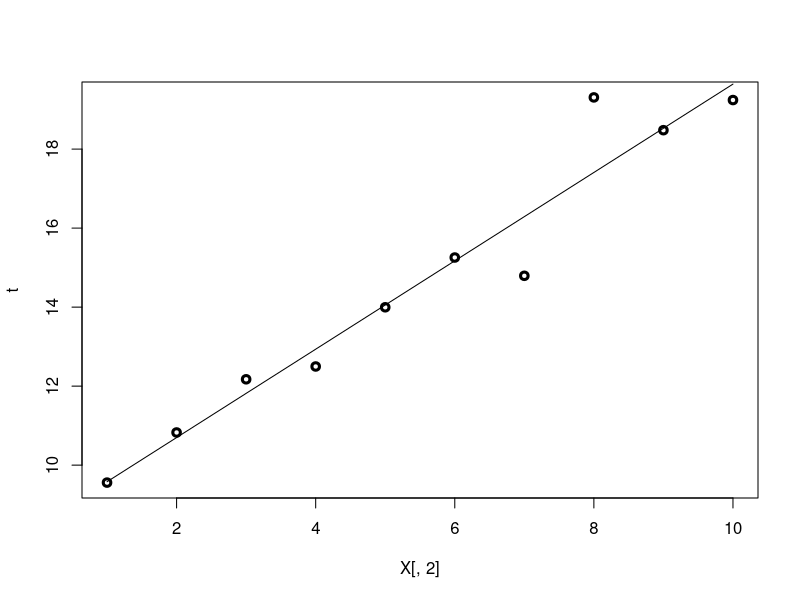

This figure's R source: (Note: this script raises an error after producing the figure.)
######################################
## APA Laboratori 4                 ##
## Sistemes lineals (regularitzats) ##
## version of October, 2017         ## 
######################################

#############################################
# Escalfament ...
#############################################

# veiem que les matrius A·A^T i A^T·A són diferents

# definim 'i'
i <- sqrt(as.complex(-1))
(A <- matrix(c(0,i,0,1),nrow=2,byrow = TRUE))

(A %*% t(A))  # A·A^T és la matriu (-1 i; i 1)

(t(A) %*% A)  # A^T·A és la matriu tot zeros

#############################################
# EXEMPLE 1
# Resolució d'un problema artificial senzill
#############################################


# Definició del sistema lineal a resoldre
## t = f(x) + epsilon
## on f(x) = (1 + 1/9)(x-1) + 10, amb epsilon ~ N(0,1)

N <- 10

(X <- matrix(c(rep(1,N), seq(N)),nrow=N))

t <- seq(10,20,length.out=N) + rnorm(N)

plot(X[,2],t,lwd=3)


#############################################
# Solució de problemes de mínims quadrats de l'estil 
#       min_w || t - Xw ||^2

# 1. Resolució mitjançant la pseudo-inversa

(C <- t(X) %*% X)  # X^T X

(X.pseudo <- solve(C) %*% t(X))  # (X^T X)^{-1} X^T

(X.pseudo %*% X) # és pseudo-inversa esquerra d'X

(w <- X.pseudo %*% t) # solució del problema

lines (X[,2], w[2,1]*X[,2]+w[1,1], type="l")

# 2. Resolució mitjançant la SVD

(s <- svd(X))

# Les dues columnes d'X són linealment independents, i per tant els dos valors singulars són diferents de 0; en altres paraules, rang(X) = 2 = min(10,2), per tant X és "full rank"

# ara comprovem que X = U D V^T

D <- diag(s$d)
s$u %*% D %*% t(s$v)

# Ara ho apliquem a la solució del problema de mínims quadrats
#       min_w || t - Xw ||^2

D <- diag(1/s$d)
(w <- s$v %*% D %*% t(s$u) %*% t)

# noteu que obtenim la mateixa solució

## La rutina glm() implementa regressió lineal per mínims quadrats si li demanem
## mitjançant el paràmetre family = gaussian

(mostra <- data.frame(x=X,t=t))

# Noteu que glm sempre afegeix un terme "intercept" ó "offset" (un regressor constant 1) per defecte, així que tenim dues opcions:

# 1. desactivar-lo (el "-1" a la fòrmula següent) i usar la nostra pròpia columna de 1's
model1 <- glm (t ~ x.2 + x.1 - 1, data=mostra, family = gaussian)

# 2. usar la que glm ja posa (recomanat) i desactivar la nostra pròpia columna de 1's
model2 <- glm (t ~ x.2, data=mostra, family = gaussian)

# Els coefficients (el vector w)

model1$coefficients
model2$coefficients

#############################################
# Per què la SVD?
#############################################

# a. En formar la matriu X^T X es pot perdre informació

eps <- 1e-3
(X.eps <- matrix(c(1,eps,0,1,0,eps),nrow=3))

((C.eps <- t(X.eps) %*% X.eps))  

solve(C.eps) # comencem a tenir problemes ...

eps <- 1e-10
(X.eps <- matrix(c(1,eps,0,1,0,eps),nrow=3))

(C.eps <- t(X.eps) %*% X.eps)

solve(C.eps) # dóna error (la matriu 2x2 "tot uns" és singular)

# (el determinant és 1·1 - 1·1 = 0)

# però no ho hauria de ser ... aquesta no és la nostra matriu ...
# el problema és que l'operacio X^T X fa perdre molta precissió numèrica (hem perdut epsilon)


# b. El número de condició d'una matriu

# El número de condició d'una matriu és el producte entre la norma de la matriu
# i la norma de la seva inversa
# Dóna una indicació de l'exactitud dels resultats de la inversió d'una matriu
# Valors prop d'1 indiquen una matriu ben condicionada

# El número de condició de la matriu X^T X és el quadrat del de la matriu X

# Incidentalment, el número de condició corresponent a usar la norma-2 equival al quocient entre el valor singular més gran i el més petit (no nul) de la matriu

# La rutina kappa() calcula el número de condició

kappa(X, exact=TRUE)

kappa(t(X) %*% X, exact=TRUE)

# veiem-ho amb un exemple:

(X <- matrix(c(rep(1,N), 100+seq(N)),nrow=N))

kappa(X, exact=TRUE)

kappa(t(X) %*% X, exact=TRUE)

# Una solució molt senzilla és centrar la segona columna:

(X <- matrix(c(rep(1,N), 100+seq(N)),nrow=N))

X[,2] <- X[,2] - mean(X[,2])

X

kappa(X, exact=TRUE)

kappa(t(X) %*% X, exact=TRUE)

# Hi ha una relació senzilla entre els dos sistems lineals; en altres paraules, podem "post-processar" els coeficients de sortida perquè corresponguin a la matriu inicial

# Nota: hi ha una rutina que calcula directament la pseudo-inversa (ho fa via la SVD):

library(MASS)

ginv(X)



#############################################
# EXEMPLE 2
# Anem a analitzar dades de greix corporal
# mitjançant regressió normal i ridge (regularitzada)
#############################################


bodyfat.data <- read.table(file = "bodyfatdata.txt", header=FALSE, col.names = c('triceps', 'thigh', 'midarm', 'bodyfat'))

summary(bodyfat.data)

attach(bodyfat.data)

N <- nrow(bodyfat.data)

## let us start with standard linear regression
## this time we directly use the method lm(); 
## lm() is actually called by glm() for gaussian noise an is the workhorse for least squares

(model <- lm(bodyfat ~ ., data = bodyfat.data))
summary(model)

## How to read this output:

# x = (1,triceps, thigh, midarm)^T
# w = (117.085, 4.334, -2.857, -2.186)^T

# the model is y(x; w) = w^T x = 117.085 + 4.334*triceps -2.857*thigh -2.186*midarm

# The residuals are the differences (t_n - y(x_n; w)), n = 1,..N
# let's inspect model$residuals

dens <- density(model$residuals)
hist(model$residuals, prob=T)
lines(dens,col="red")

# Do the residuals look Gaussian? this is direct indication of model validity
# (since it was our departing assumption)

# Let's do a more informative plot (a QQ-plot), which plots actual quantiles
# against theoretical quantiles of a comparison distribution (Gaussian in this case)

library(car)
qqPlot(model)

# The solid line corresponds to the theoretical quantiles
# therefore in this case the residuals are not even close 
# (the tails are heavier, the central part is flatter)

# This is how we can compute the mean square error
prediction <- predict(model)
(mean.square.error <- sum((bodyfat - prediction)^2)/N)

# Is this number large or small? it depends on the magnitude of the targets!
# a very good practice is to normalise it, by dividing by the variance of the target:

(norm.mse <- sum((bodyfat - prediction)^2) / ((N-1)*var(bodyfat)))

# If we divide the mean square error by the variance of the targets t,
# we get the proportion of the variability of the target that is NOT explained by the model

# A model with 'norm.mse' equal to 1 is as good as the best constant model
# (namely, the model that always outputs the average of the target)
# models with 'norm.mse' above 0.5 are so so, beyond 0.7 they begin to be quite bad
# models with 'norm.mse' below 0.2 are quite good

# The Multiple R-squared (usually used by statisticians) is obtained by subtracting this quantity form one; that is, the proportion of the target variability that is explained by the model; in this case it reaches 80%

(R.squared <- (1 - norm.mse)*100)

# The "adjusted R-squared" is the same thing, but adjusted for the complexity of the model,
# i.e. the number of parameters (three in our case)

# Now let us try to see how are the real predictions by plotting the real predictions against the targets:

plot(bodyfat, predict(model))

# It is difficult to see if the model is a good predictor; what we need is a
# numerical assessment of predictive ability. We compute the exact LOOCV as seen in class:

(LOOCV <- sum( (model$residuals/(1-ls.diag(model)$hat))^2) / N)

# and the corresponding predictive R-square 
(R2.LOOCV = (1 - LOOCV*N/((N-1)*var(bodyfat)))*100)

# We can see that prediction quality is not as good as it seemed (since CV error is worse than training error)

## ---> this last number is the one I recommend to do model selection!!!

## Let us continue now with *regularized linear regression* (a.k.a. ridge regression)
## This time we need to use the method lm.ridge()

# We must first choose a value for lambda (the regularization constant)
# There are several criteria to do this, the most used of which is the GCV ...
# ... so we optimize the GCV for several values of lambda in a sequence

library(MASS)

# notice we start with a wide logarithmic search
lambdas <- 10^seq(-6,2,0.1)

select(lm.ridge(bodyfat ~ triceps + thigh + midarm, lambda = lambdas))

# best value (according to GCV) is 0.01995262

# we perform a finer search
lambdas <- seq(0,1,0.001)

select(lm.ridge(bodyfat ~ triceps + thigh + midarm, lambda = lambdas))

# Definitely the best value is 0.019, so we refit the model with this precise value:

(bodyfat.ridge.reg <- lm.ridge(bodyfat ~ triceps + thigh + midarm, lambda = 0.019))

# Now let us compare these results with those obtained by standard regression (without regularization)

# Hand calculation of coefficients, since we know the theory:

X <- cbind(rep(1,length=length(bodyfat)),triceps, thigh, midarm)

(w <- ginv(X) %*% bodyfat)

# call to lm(), check they should coincide

model$coefficients

# Notice that the regularized weights are smaller (in absolute value), one by one

# Now we calculate the corresponding prediction errors
# First by standard regression (without regularization, we already did this)

R2.LOOCV

# Now those with ridge regression (with regularization):

(1 - bodyfat.ridge.reg$GCV)*100

## Now we use the LASSO: here the coefficients are penalized by the L1 norm. The 
# optimal value for lambda is again chosen by cross-validation

library(glmnet)

t <- as.numeric(bodyfat.data[,4])
x <- as.matrix(bodyfat.data[,1:3])

model.lasso <- cv.glmnet (x, t, nfolds = length(t))
plot(model.lasso)

coef(model.lasso)

# lambda.min is the value of lambda that gives minimum mean cross-validated error
model.lasso$lambda.min

# Predictions can be made based on the fitted cv.glmnet object; for instance, this would be the TR error with the "optimal" lambda as chosen by LOOCV
predict (model.lasso, newx = x, s = "lambda.min")

# And this would be corresponding LOOCV
LOOCV <- model.lasso$cvm[model.lasso$lambda == model.lasso$lambda.min]

# and the corresponding predictive R-square 
(R2.LOOCV = (1 - LOOCV*N/((N-1)*var(bodyfat)))*100)

#### This LASSO method then seems to deliver a better model